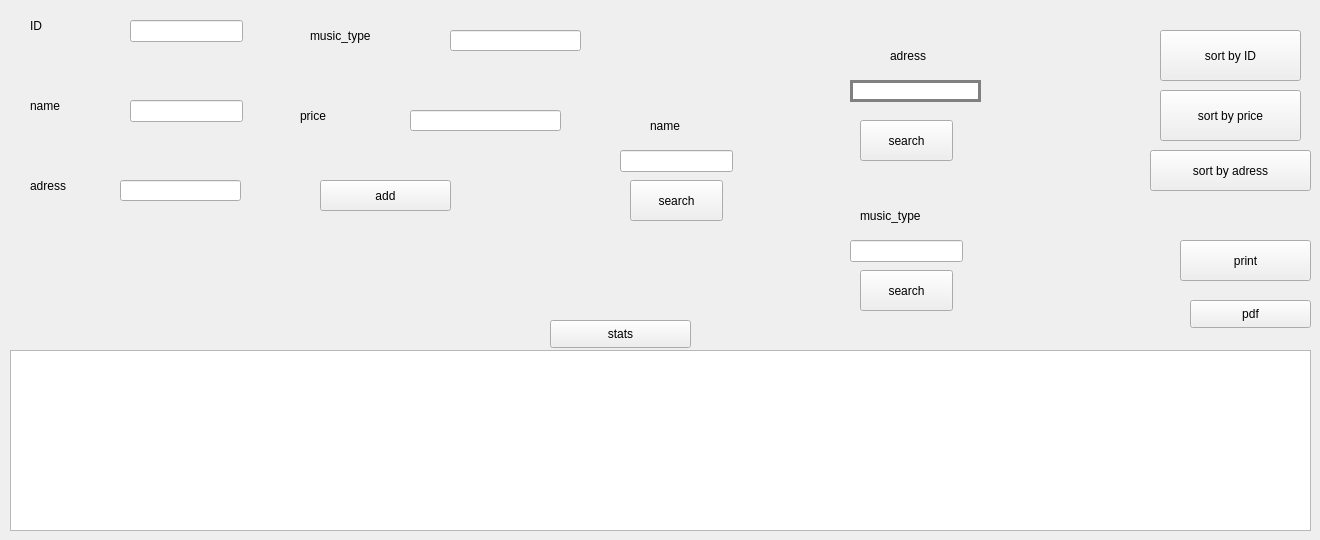
     <widget class="QWidget" name="tab_3">
      <attribute name="title">
       <string>read band</string>
      </attribute>
      <widget class="QTableView" name="table_band">
       <property name="geometry">
        <rect>
         <x>10</x>
         <y>350</y>
         <width>1301</width>
         <height>181</height>
        </rect>
       </property>
       <property name="styleSheet">
        <string notr="true">QTabView {
	font: 75 8pt &quot;MS Shell Dlg 2&quot;;
border: 3px solid gray;
border-radius: 70pxt;
background: grey;}</string>
       </property>
      </widget>
      <widget class="QPushButton" name="pushButton_5">
       <property name="geometry">
        <rect>
         <x>1160</x>
         <y>30</y>
         <width>141</width>
         <height>51</height>
        </rect>
       </property>
       <property name="text">
        <string>sort by ID</string>
       </property>
      </widget>
      <widget class="QPushButton" name="pushButton_6">
       <property name="geometry">
        <rect>
         <x>1160</x>
         <y>90</y>
         <width>141</width>
         <height>51</height>
        </rect>
       </property>
       <property name="text">
        <string>sort by price</string>
       </property>
      </widget>
      <widget class="QPushButton" name="pushButton_7">
       <property name="geometry">
        <rect>
         <x>1150</x>
         <y>150</y>
         <width>161</width>
         <height>41</height>
        </rect>
       </property>
       <property name="text">
        <string>sort by adress</string>
       </property>
      </widget>
      <widget class="QLineEdit" name="lineEdit_search">
       <property name="geometry">
        <rect>
         <x>850</x>
         <y>80</y>
         <width>131</width>
         <height>22</height>
        </rect>
       </property>
       <property name="styleSheet">
        <string notr="true">QLineEdit {
	font: 75 8pt &quot;MS Shell Dlg 2&quot;;
border: 3px solid gray;
border-radius: 70pxt;
background: white ;}</string>
       </property>
      </widget>
      <widget class="QPushButton" name="pushButton_8">
       <property name="geometry">
        <rect>
         <x>860</x>
         <y>120</y>
         <width>93</width>
         <height>41</height>
        </rect>
       </property>
       <property name="text">
        <string>search</string>
       </property>
      </widget>
      <widget class="QLabel" name="label_13">
       <property name="geometry">
        <rect>
         <x>890</x>
         <y>40</y>
         <width>81</width>
         <height>31</height>
        </rect>
       </property>
       <property name="text">
        <string>adress</string>
       </property>
      </widget>
      <widget class="QLabel" name="label_14">
       <property name="geometry">
        <rect>
         <x>650</x>
         <y>110</y>
         <width>71</width>
         <height>31</height>
        </rect>
       </property>
       <property name="text">
        <string>name</string>
       </property>
      </widget>
      <widget class="QLineEdit" name="lineEdit_seach1">
       <property name="geometry">
        <rect>
         <x>620</x>
         <y>150</y>
         <width>113</width>
         <height>22</height>
        </rect>
       </property>
      </widget>
      <widget class="QPushButton" name="pushButton_9">
       <property name="geometry">
        <rect>
         <x>630</x>
         <y>180</y>
         <width>93</width>
         <height>41</height>
        </rect>
       </property>
       <property name="text">
        <string>search</string>
       </property>
      </widget>
      <widget class="QLabel" name="label_15">
       <property name="geometry">
        <rect>
         <x>860</x>
         <y>200</y>
         <width>131</width>
         <height>31</height>
        </rect>
       </property>
       <property name="styleSheet">
        <string notr="true">QLabel{
	font: 12pt &quot;MS Shell Dlg 2&quot;;}</string>
       </property>
       <property name="text">
        <string>music_type</string>
       </property>
      </widget>
      <widget class="QLineEdit" name="lineEdit_search2">
       <property name="geometry">
        <rect>
         <x>850</x>
         <y>240</y>
         <width>113</width>
         <height>22</height>
        </rect>
       </property>
       <property name="text">
        <string/>
       </property>
      </widget>
      <widget class="QPushButton" name="pushButton_10">
       <property name="geometry">
        <rect>
         <x>860</x>
         <y>270</y>
         <width>93</width>
         <height>41</height>
        </rect>
       </property>
       <property name="text">
        <string>search</string>
       </property>
      </widget>
      <widget class="QPushButton" name="pushButton_11">
       <property name="geometry">
        <rect>
         <x>1180</x>
         <y>240</y>
         <width>131</width>
         <height>41</height>
        </rect>
       </property>
       <property name="text">
        <string>print</string>
       </property>
      </widget>
      <widget class="QLabel" name="label_3">
       <property name="geometry">
        <rect>
         <x>30</x>
         <y>170</y>
         <width>81</width>
         <height>31</height>
        </rect>
       </property>
       <property name="text">
        <string>adress</string>
       </property>
      </widget>
      <widget class="QLabel" name="label_4">
       <property name="geometry">
        <rect>
         <x>310</x>
         <y>20</y>
         <width>121</width>
         <height>31</height>
        </rect>
       </property>
       <property name="text">
        <string>music_type</string>
       </property>
      </widget>
      <widget class="QLabel" name="label_5">
       <property name="geometry">
        <rect>
         <x>300</x>
         <y>100</y>
         <width>81</width>
         <height>31</height>
        </rect>
       </property>
       <property name="text">
        <string>price</string>
       </property>
      </widget>
      <widget class="QLabel" name="label">
       <property name="geometry">
        <rect>
         <x>30</x>
         <y>10</y>
         <width>71</width>
         <height>31</height>
        </rect>
       </property>
       <property name="text">
        <string>ID</string>
       </property>
      </widget>
      <widget class="QLabel" name="label_2">
       <property name="geometry">
        <rect>
         <x>30</x>
         <y>90</y>
         <width>81</width>
         <height>31</height>
        </rect>
       </property>
       <property name="text">
        <string>name</string>
       </property>
      </widget>
      <widget class="QLineEdit" name="lineEdit_prix">
       <property name="geometry">
        <rect>
         <x>410</x>
         <y>110</y>
         <width>151</width>
         <height>21</height>
        </rect>
       </property>
      </widget>
      <widget class="QLineEdit" name="lineEdit_nom1">
       <property name="geometry">
        <rect>
         <x>130</x>
         <y>100</y>
         <width>113</width>
         <height>22</height>
        </rect>
       </property>
      </widget>
      <widget class="QLineEdit" name="lineEdit_typemusic">
       <property name="geometry">
        <rect>
         <x>450</x>
         <y>30</y>
         <width>131</width>
         <height>21</height>
        </rect>
       </property>
      </widget>
      <widget class="QLineEdit" name="lineEdit_adresse">
       <property name="geometry">
        <rect>
         <x>120</x>
         <y>180</y>
         <width>121</width>
         <height>21</height>
        </rect>
       </property>
      </widget>
      <widget class="QLineEdit" name="lineEdit_ID1">
       <property name="geometry">
        <rect>
         <x>130</x>
         <y>20</y>
         <width>113</width>
         <height>22</height>
        </rect>
       </property>
      </widget>
      <widget class="QPushButton" name="pushButton_2">
       <property name="geometry">
        <rect>
         <x>320</x>
         <y>180</y>
         <width>131</width>
         <height>31</height>
        </rect>
       </property>
       <property name="styleSheet">
        <string notr="true">font: 11pt &quot;MS Shell Dlg 2&quot;;</string>
       </property>
       <property name="text">
        <string>add</string>
       </property>
      </widget>
      <widget class="QPushButton" name="pdfband">
       <property name="geometry">
        <rect>
         <x>1190</x>
         <y>300</y>
         <width>121</width>
         <height>28</height>
        </rect>
       </property>
       <property name="text">
        <string>pdf</string>
       </property>
      </widget>
      <widget class="QPushButton" name="pushButton_46">
       <property name="geometry">
        <rect>
         <x>550</x>
         <y>320</y>
         <width>141</width>
         <height>28</height>
        </rect>
       </property>
       <property name="text">
        <string>stats</string>
       </property>
      </widget>
     </widget>
